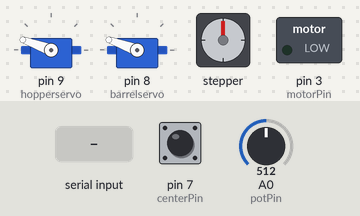
The sketch below on a simulated Arduino Uno, built with avr-gcc and run on an emulated ATmega328P. Shown: 2 × servo, stepper motor, switched loads named in the sketch (green lamp = pin HIGH). Inputs (shaded band) come from the test bench; at power-on: pin 7 (centerPin) HIGH, A0 (potPin) = 512. Stepper angles assume 200 steps per turn.

Above: at 3.2 s.
3.3 s: "goto,150\n" received over Serial
At 9.1 s:
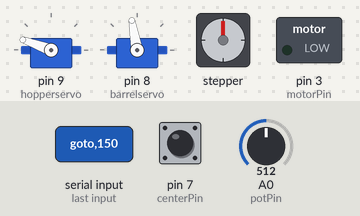
9.3 s: "motor,1\n" received over Serial
At 11.5 s:
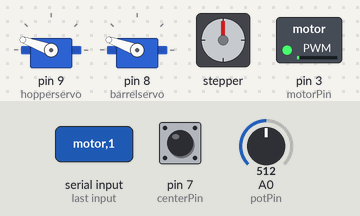
11.8 s: "motor,150\n" received over Serial
At 14.0 s:
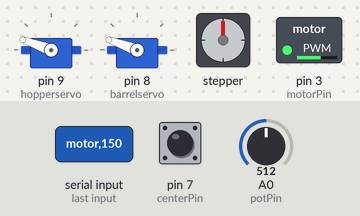
14.3 s: "load" received over Serial
At 15.38 s:
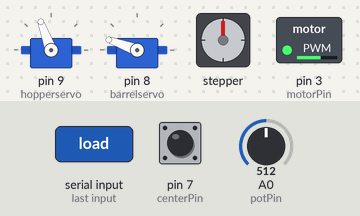
16.9 s: "release" received over Serial
At 18.7 s:
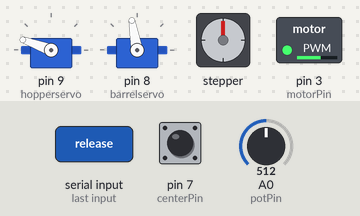
19.9 s: "goto,150\n" received over Serial
At 21.39 s:
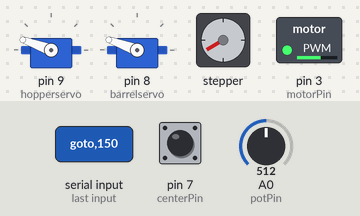
Timing chart, 0 to 23.9 s (numbered marks = the images above; inputs shaded):
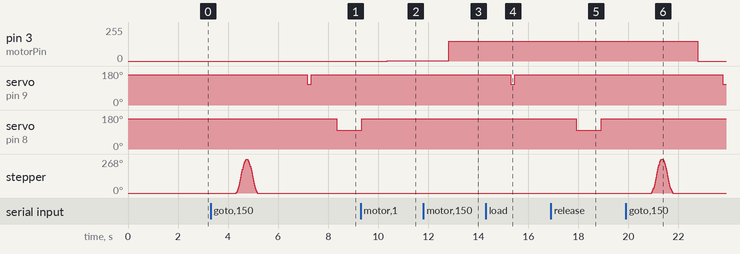

The sketch:

Fan_Beer_Pong_Robot.ino
```cpp
#include <Servo.h>
#include <AccelStepper.h>

// create servo object to control the hopper servo
Servo hopperservo;
// create servo object to control the barrel servo
Servo barrelservo;

//define fan motor pin
#define motorPin 3

//define the potentiometer pin for tracking the rotating base
#define potPin A0

//define pins used for controlling the A4988 stepper motor driver
#define dirPin 10
#define stepPin 11
#define centerPin 7

//define motor interface type as bering controlled by a dedicated driver board
#define motorInterfaceType 1

//set up accelstepper object
AccelStepper stepper = AccelStepper(motorInterfaceType, stepPin, dirPin);

//declare variable for stepper speed
int stepperSpeed = 300;

//declare string and char variables for parsing serial data
String rx_str = "";
char rx_char[20];
char *rx_values;
int rx_int = 0;

//declare variable for starting position (set when wanting to block ball) for the hopper servo
int hopperStart = 160;
//declare variable for ending position (set when wanting to release ball) for the hopper servo
int hopperEnd = 110;

//declare variable for starting position (set when wanting to block ball) for the barrel servo
int barrelStart = 160;
//declare variable for ending position (set when wanting to release ball) for the barrel servo
int barrelEnd = 100;

void setup() {
  //set the baud rate for serial data transmission
  Serial.begin(9600);

  //Set motor speed to zero
  analogWrite(motorPin, 0);

  //attach the hopper servo object to pin 9
  hopperservo.attach(9);
  hopperservo.write(hopperStart);

  //attach the barrel servo object to pin 8
  barrelservo.attach(8);
  barrelservo.write(barrelStart);

  //set max speed and acceleration for stepper motor in base
  stepper.setMaxSpeed(10000);
  stepper.setAcceleration(3000);


  //align the base using the base pot to 390 < base position < 410
  if (analogRead(potPin) > 390){
    while (!digitalRead(centerPin)){
      stepper.setSpeed(stepperSpeed);
      stepper.runSpeed();
    }
  }

  delay(1000);

  if (analogRead(potPin) < 410){
    while (!digitalRead(centerPin)){
      stepper.setSpeed(-stepperSpeed);
      stepper.runSpeed();
    }
  }

  delay(1000);

  //set the current postion of the base as 0
  stepper.setCurrentPosition(0);
}


void loop() {

  //when serial data is availible set it equal to the rx_str variable
  while(Serial.available()){
      rx_str = Serial.readString();
  }

  if (rx_str != "") {

    //Convert string received by serial to character array
    rx_str.toCharArray(rx_char, 20);
    //split character array using , as a seperator
    rx_values = strtok (rx_char,",");

    //if str received is equal to analog then print the base pot value
    if (rx_str == "analog"){
      //Will be between 0 and 1023
      Serial.println(analogRead(potPin));
    }

    //if str received is equal to "load" then call loadBall function
    if (rx_str == "load"){
      //call function to load ball
      loadBall();
    }

    //if str received is equal to "release" then call loadBall function
    if (rx_str == "release"){
      //call functon to release ball
      releaseBall();
    }

    //if first item in rx_values array is equal to "motor" use the second item to set the motor speed
    if (strcmp(rx_values ,"motor") == 0){
      rx_int = atoi(strtok (NULL,","));
      fanSpeed(rx_int);
    }

    //if first item in rx_values array is equal to "goto" use the second item to set the base position
    if (strcmp(rx_values ,"goto") == 0){
      rx_int = atoi(strtok (NULL,","));
      goTo(rx_int);
    }

    //if first item in rx_values array is equal to "fire" use the second item to set the motor speed and the third item to set the base position, then load and release ball
    if (strcmp(rx_values ,"goto") == 0){
      rx_int = atoi(strtok (NULL,","));
      goTo(rx_int);
      delay(1000);
      rx_int = atoi(strtok (NULL,","));
      fanSpeed(rx_int);
      delay(1000);
      loadBall();
      delay(1000);
      releaseBall();
    }
    rx_str = "";
  }
}

//function for checking if a str contains an int
boolean isValidNumber(String str){
  for(byte i=0;i<str.length();i++){
    if(isDigit(str.charAt(i))){
      return true;
    }
  }
  return false;
}

//function for loading ball
void loadBall(){
  //tell hopper servo to go to end position
  hopperservo.write(hopperEnd);
  //delay for the ball to drop
  delay(155);
  //tell hopper servo to go to starting position
  hopperservo.write(hopperStart);
  delay(15);
}

//function for releasing ball
void releaseBall(){
  //tell barrel servo to go to end position
  barrelservo.write(barrelEnd);
  //delay for the ball to drop
  delay(1000);
  barrelservo.write(barrelStart);
  delay(15);
}

//function for setting fan speed
void fanSpeed(int rx_int){
  analogWrite(motorPin, rx_int);
}

//function for moving base to specific position
void goTo(int rx_int){
  stepper.moveTo(rx_int);
  stepper.runToPosition();
}
```

Measured:
- after the input at 3.3 s, servo on pin 9 (hopperservo): 160° → 110° after 3.9 s, → 160° 0.16 s later; servo on pin 8 (barrelservo): 160° → 100° after 5.0 s; stepper: turns 268° clockwise in 0.39 s, then 268° counter-clockwise in 0.41 s
- after the input at 9.3 s, pin 3 (motorPin): 0/255 → 1/255 after 1.1 s
- after the input at 11.8 s, pin 3 (motorPin): 1/255 → 150/255 after 1.0 s
- after the input at 14.3 s, servo on pin 9 (hopperservo): 160° → 110° after 1.0 s, → 160° 0.16 s later
- after the input at 16.9 s, servo on pin 8 (barrelservo): 160° → 100° after 1.0 s, → 160° 1.0 s later
- after the input at 19.9 s, pin 3 (motorPin): 150/255 → 0/255 after 2.9 s; servo on pin 9 (hopperservo): 160° → 110° after 3.9 s; stepper: turns 268° clockwise in 0.39 s, then 268° counter-clockwise in 0.41 s
